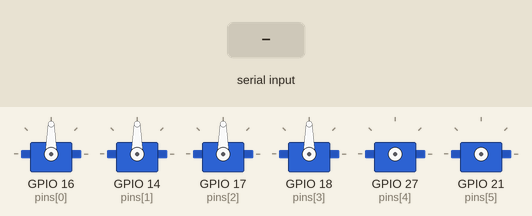
A sketch run on a simulated ESP32. Parts: 6 × servo. Inputs (shaded band) come from the test bench.

Above: at 0.2 s.
At 3.0 s:
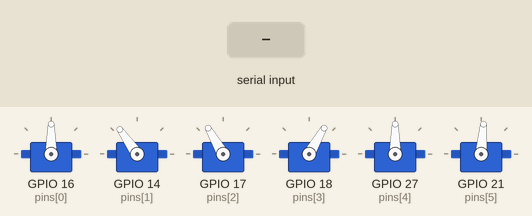
3.1 s: "DANCE\n" received over the second serial link
At 3.55 s:
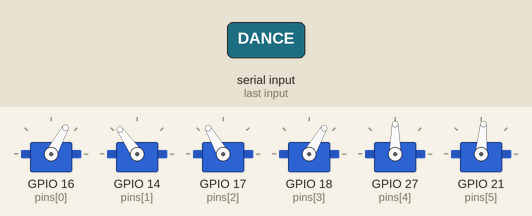
Timing chart, 0 to 10.7 s (numbered marks = the images above; inputs shaded):
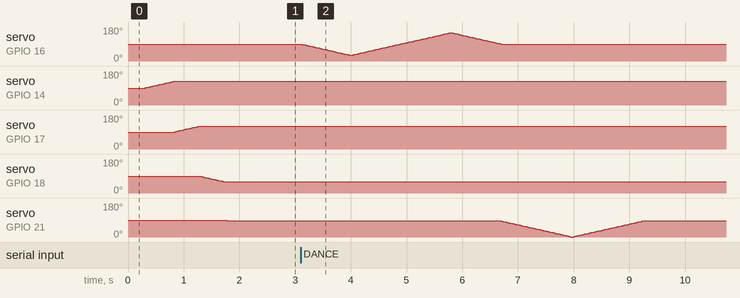

The sketch:

robotarm.ino
```cpp
#include <HardwareSerial.h>
#include <ESP32Servo.h>

// Configuration UART (identique à votre test fonctionnel)
HardwareSerial SerialPort(2); // UART2 RX=3, TX=1

// Déclaration des servos (identique à votre test mouvement)
Servo base, servo1, servo2, servo3, cou, pince;
const int pins[] = {16, 14, 17, 18, 27, 21};
const int standbyPos[] = {90, 125, 120, 60, 90, 85};

// Paramètres de mouvement (testés et fonctionnels)
const int SPEED_DELAY = 15;
const int PAUSE_AFTER_MOVE = 500;
bool isBusy = false;

void setup() {
  Serial.begin(115200);
  SerialPort.begin(115200, SERIAL_8N1, 3, 1);

  // Initialisation servos (méthode testée)
  base.attach(pins[0]);   delay(50);
  servo1.attach(pins[1]); delay(50);
  servo2.attach(pins[2]); delay(50);
  servo3.attach(pins[3]); delay(50);
  cou.attach(pins[4]);    delay(50);
  pince.attach(pins[5]);  delay(50);

  resetToStandby();
  SerialPort.println("READY"); // Signal de démarrage
}

void loop() {
  handleSerialCommands();
}

void handleSerialCommands() {
  if (SerialPort.available()) {
    String cmd = SerialPort.readStringUntil('\n');
    cmd.trim();
    cmd.toUpperCase();

    if(!isBusy) {
      if(cmd == "DANCE") performDanceSequence();
      else if(cmd == "LEFT") moveBase(-30);
      else if(cmd == "RIGHT") moveBase(30);
      else if(cmd == "GRIP") movePince(0);
      else if(cmd == "RELEASE") movePince(85);
      else if(cmd == "STOP") resetToStandby();
    }
    else {
      SerialPort.println("BUSY");
    }
  }
}

// Fonctions de mouvement (bloquantes mais fiables)
void moveServoSlowly(Servo &servo, int targetAngle) {
  int current = servo.read();
  while(current != targetAngle) {
    current += (targetAngle > current) ? 1 : -1;
    servo.write(current);
    delay(SPEED_DELAY);
  }
}

void resetToStandby() {
  isBusy = true;
  moveServoSlowly(base, 90);
  moveServoSlowly(servo1, 125);
  moveServoSlowly(servo2, 120);
  moveServoSlowly(servo3, 60);
  moveServoSlowly(cou, 90);
  moveServoSlowly(pince, 85);
  isBusy = false;
}

void moveBase(int delta) {
  isBusy = true;
  int newAngle = constrain(base.read() + delta, 0, 180);
  moveServoSlowly(base, newAngle);
  isBusy = false;
}

void movePince(int angle) {
  isBusy = true;
  moveServoSlowly(pince, angle);
  isBusy = false;
}

// Séquence de danse (version simplifiée et testée)
void performDanceSequence() {
  isBusy = true;

  // Séquence de base
  moveServoSlowly(base, 30);
  moveServoSlowly(base, 150);
  moveServoSlowly(base, 90);

  // Séquence pince
  moveServoSlowly(pince, 0);
  moveServoSlowly(pince, 85);

  // Réinitialisation
  resetToStandby();
  isBusy = false;
  SerialPort.println("DANCE_DONE");
}
```
